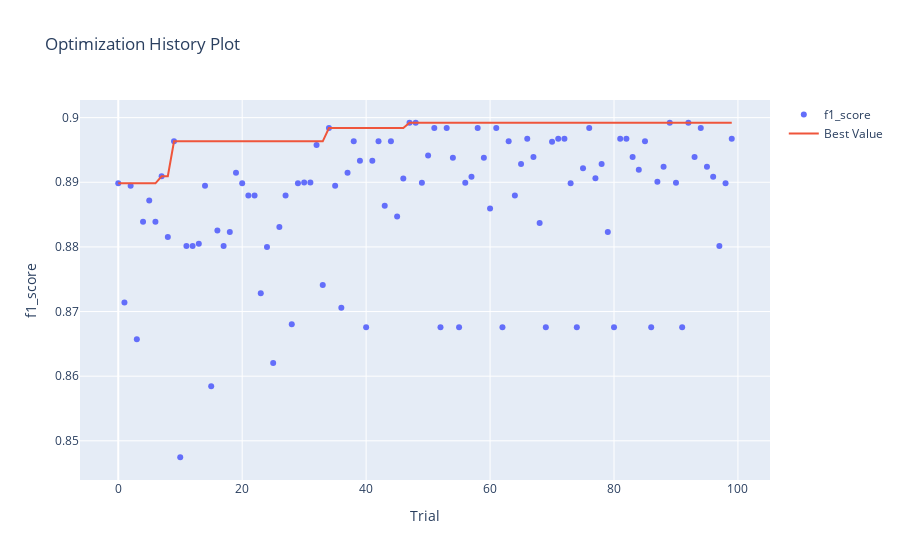
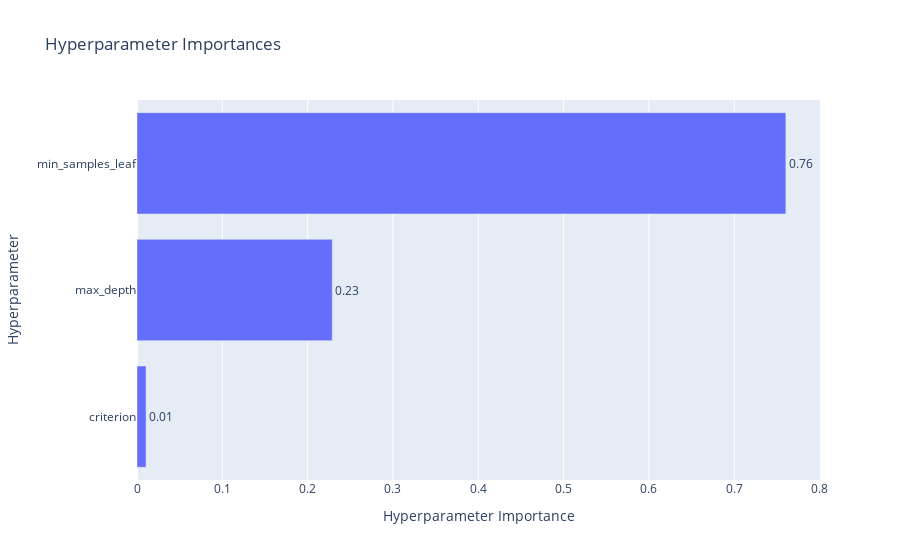
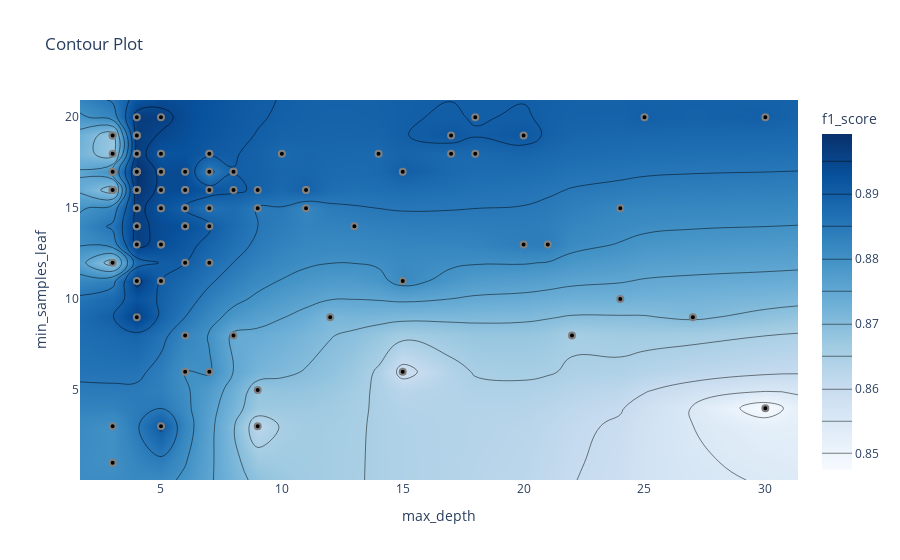

The notebook cell these images were saved under, in order:
### Code cell
# Выведем информацию из данных optuna о подборе гиперпараметров модели
display_optuna_info(study_dtc)

### Figure 1 — Plotly figure (JSON) as saved in the notebook; plotly's stock layout.template omitted (floating-point values rounded to 4 significant figures)
{"data": [{"mode": "markers", "name": "f1_score", "type": "scatter", "x": [0, 1, 2, 3, 4, 5, 6, 7, 8, 9, 10, 11, 12, 13, 14, 15, 16, 17, 18, 19, 20, 21, 22, 23, 24, 25, 26, 27, 28, 29, 30, 31, 32, 33, 34, 35, 36, 37, 38, 39, 40, 41, 42, 43, 44, 45, 46, 47, 48, 49, 50, 51, 52, 53, 54, 55, 56, 57, 58, 59, 60, 61, 62, 63, 64, 65, 66, 67, 68, 69, 70, 71, 72, 73, 74, 75, 76, 77, 78, 79, 80, 81, 82, 83, 84, 85, 86, 87, 88, 89, 90, 91, 92, 93, 94, 95, 96, 97, 98, 99], "y": [0.8898, 0.8714, 0.8895, 0.8657, 0.8839, 0.8872, 0.8839, 0.8909, 0.8815, 0.8963, 0.8475, 0.8801, 0.8801, 0.8805, 0.8895, 0.8584, 0.8825, 0.8801, 0.8823, 0.8915, 0.8898, 0.888, 0.888, 0.8728, 0.88, 0.862, 0.8831, 0.888, 0.868, 0.8898, 0.89, 0.89, 0.8958, 0.8741, 0.8984, 0.8895, 0.8706, 0.8915, 0.8963, 0.8933, 0.8676, 0.8933, 0.8963, 0.8864, 0.8963, 0.8847, 0.8906, 0.8992, 0.8992, 0.8899, 0.8941, 0.8984, 0.8676, 0.8984, 0.8938, 0.8676, 0.8899, 0.8909, 0.8984, 0.8938, 0.886, 0.8984, 0.8676, 0.8963, 0.888, 0.8928, 0.8967, 0.8939, 0.8837, 0.8676, 0.8963, 0.8967, 0.8967, 0.8899, 0.8676, 0.8922, 0.8984, 0.8906, 0.8928, 0.8823, 0.8676, 0.8967, 0.8967, 0.8939, 0.892, 0.8963, 0.8676, 0.8901, 0.8924, 0.8992, 0.8899, 0.8676, 0.8992, 0.8939, 0.8984, 0.8924, 0.8909, 0.8801, 0.8899, 0.8967]}, {"mode": "lines", "name": "Best Value", "type": "scatter", "x": [0, 1, 2, 3, 4, 5, 6, 7, 8, 9, 10, 11, 12, 13, 14, 15, 16, 17, 18, 19, 20, 21, 22, 23, 24, 25, 26, 27, 28, 29, 30, 31, 32, 33, 34, 35, 36, 37, 38, 39, 40, 41, 42, 43, 44, 45, 46, 47, 48, 49, 50, 51, 52, 53, 54, 55, 56, 57, 58, 59, 60, 61, 62, 63, 64, 65, 66, 67, 68, 69, 70, 71, 72, 73, 74, 75, 76, 77, 78, 79, 80, 81, 82, 83, 84, 85, 86, 87, 88, 89, 90, 91, 92, 93, 94, 95, 96, 97, 98, 99], "y": [0.8898, 0.8898, 0.8898, 0.8898, 0.8898, 0.8898, 0.8898, 0.8909, 0.8909, 0.8963, 0.8963, 0.8963, 0.8963, 0.8963, 0.8963, 0.8963, 0.8963, 0.8963, 0.8963, 0.8963, 0.8963, 0.8963, 0.8963, 0.8963, 0.8963, 0.8963, 0.8963, 0.8963, 0.8963, 0.8963, 0.8963, 0.8963, 0.8963, 0.8963, 0.8984, 0.8984, 0.8984, 0.8984, 0.8984, 0.8984, 0.8984, 0.8984, 0.8984, 0.8984, 0.8984, 0.8984, 0.8984, 0.8992, 0.8992, 0.8992, 0.8992, 0.8992, 0.8992, 0.8992, 0.8992, 0.8992, 0.8992, 0.8992, 0.8992, 0.8992, 0.8992, 0.8992, 0.8992, 0.8992, 0.8992, 0.8992, 0.8992, 0.8992, 0.8992, 0.8992, 0.8992, 0.8992, 0.8992, 0.8992, 0.8992, 0.8992, 0.8992, 0.8992, 0.8992, 0.8992, 0.8992, 0.8992, 0.8992, 0.8992, 0.8992, 0.8992, 0.8992, 0.8992, 0.8992, 0.8992, 0.8992, 0.8992, 0.8992, 0.8992, 0.8992, 0.8992, 0.8992, 0.8992, 0.8992, 0.8992]}, {"marker": {"color": "#cccccc"}, "mode": "markers", "name": "Infeasible Trial", "showlegend": false, "type": "scatter", "x": [], "y": []}], "layout": {"title": {"text": "Optimization History Plot"}, "xaxis": {"title": {"text": "Trial"}}, "yaxis": {"title": {"text": "f1_score"}}}}

### Figure 2 — Plotly figure (JSON) as saved in the notebook; plotly's stock layout.template omitted (floating-point values rounded to 4 significant figures)
{"data": [{"cliponaxis": false, "hovertemplate": ["criterion (CategoricalDistribution): 0.010645836134949696<extra></extra>", "max_depth (IntDistribution): 0.22883849933672284<extra></extra>", "min_samples_leaf (IntDistribution): 0.7605156645283274<extra></extra>"], "name": "f1_score", "orientation": "h", "text": ["0.01", "0.23", "0.76"], "textposition": "outside", "type": "bar", "x": [0.01065, 0.2288, 0.7605], "y": ["criterion", "max_depth", "min_samples_leaf"]}], "layout": {"title": {"text": "Hyperparameter Importances"}, "xaxis": {"title": {"text": "Hyperparameter Importance"}}, "yaxis": {"title": {"text": "Hyperparameter"}}}}

### Figure 3 — Plotly figure (JSON) as saved in the notebook; plotly's stock layout.template omitted (floating-point values rounded to 4 significant figures; data arrays with more than 128 entries replaced by an {"elided": "..."} marker saying what was removed)
{"data": [{"colorbar": {"title": {"text": "f1_score"}}, "colorscale": [[0, "rgb(247,251,255)"], [0.125, "rgb(222,235,247)"], [0.25, "rgb(198,219,239)"], [0.375, "rgb(158,202,225)"], [0.5, "rgb(107,174,214)"], [0.625, "rgb(66,146,198)"], [0.75, "rgb(33,113,181)"], [0.875, "rgb(8,81,156)"], [1, "rgb(8,48,107)"]], "connectgaps": true, "contours": {"coloring": "heatmap"}, "hoverinfo": "none", "line": {"smoothing": 1.3}, "reversescale": false, "type": "contour", "x": [1.65, 3, 4, 5, 6, 7, 8, 9, 10, 11, 12, 13, 14, 15, 17, 18, 20, 21, 22, 24, 25, 27, 30, 31.35], "y": [0.05, 1, 3, 4, 5, 6, 8, 9, 10, 11, 12, 13, 14, 15, 16, 17, 18, 19, 20, 20.95], "z": {"elided": "20x24 float values"}}, {"marker": {"color": "black", "line": {"color": "Grey", "width": 2}}, "mode": "markers", "showlegend": false, "type": "scatter", "x": [25, 12, 9, 22, 20, 7, 21, 5, 15, 4, 30, 3, 3, 7, 11, 15, 6, 3, 11, 17, 18, 14, 18, 24, 6, 9, 13, 17, 9, 30, 5, 5, 4, 8, 4, 11, 27, 20, 4, 5, 3, 5, 4, 7, 4, 9, 7, 4, 4, 8, 6, 4, 3, 4, 6, 3, 8, 7, 4, 6, 5, 4, 3, 4, 10, 6, 4, 5, 7, 3, 5, 4, 4, 6, 3, 5, 4, 8, 6, 24, 3, 4, 4, 5, 7, 4, 3, 6, 5, 4, 15, 3, 4, 5, 4, 5, 7, 3, 6, 4], "y": [20, 9, 16, 8, 13, 12, 13, 3, 11, 11, 4, 3, 1, 6, 16, 6, 8, 1, 15, 19, 20, 18, 18, 10, 6, 3, 14, 18, 5, 20, 11, 11, 9, 8, 16, 16, 9, 19, 13, 13, 12, 13, 15, 15, 14, 15, 14, 17, 17, 17, 17, 16, 17, 16, 16, 19, 17, 18, 16, 16, 17, 16, 16, 15, 18, 14, 19, 16, 17, 18, 20, 19, 19, 15, 17, 18, 16, 16, 14, 15, 16, 20, 18, 17, 16, 14, 19, 12, 15, 17, 17, 16, 17, 17, 16, 15, 18, 17, 15, 18]}], "layout": {"title": {"text": "Contour Plot"}, "xaxis": {"range": [1.65, 31.35], "title": {"text": "max_depth"}}, "yaxis": {"range": [0.05, 20.95], "title": {"text": "min_samples_leaf"}}}}
